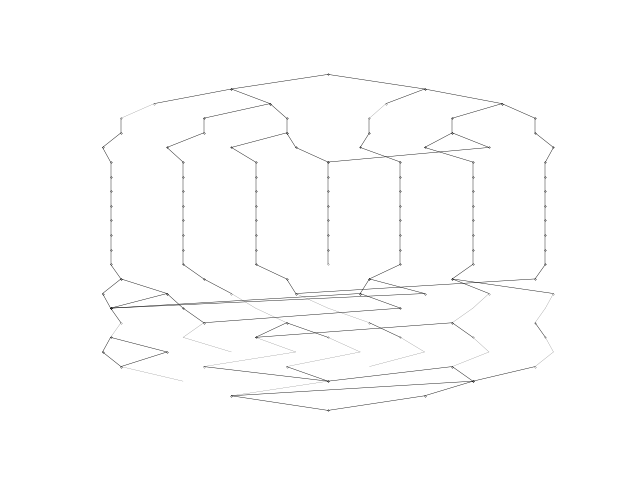

The Python source for this figure:
import	matplotlib.pyplot as plt

plt.plot([0.5,0.3333333333333333],[0,-1],linewidth=0.3,color='black',marker='.',markersize='0.3',mec='black');
plt.plot([0.5,0.6666666666666666],[0,-1],linewidth=0.3,color='black',marker='.',markersize='0.3',mec='black');
plt.plot([0.3333333333333333,0.2],[-1,-2],linewidth=0.3,color='black',marker='.',markersize='0.3',mec='black');
plt.plot([0.3333333333333333,0.4],[-1,-2],linewidth=0.3,color='black',marker='.',markersize='0.3',mec='black');
plt.plot([0.6666666666666666,0.6],[-1,-2],linewidth=0.3,color='black',marker='.',markersize='0.3',mec='black');
plt.plot([0.6666666666666666,0.8],[-1,-2],linewidth=0.3,color='black',marker='.',markersize='0.3',mec='black');
plt.plot([0.2,0.14285714285714285],[-2,-3],linewidth=0.1,color='black');
plt.plot([0.4,0.2857142857142857],[-2,-3],linewidth=0.3,color='black',marker='.',markersize='0.3',mec='black');
plt.plot([0.4,0.42857142857142855],[-2,-3],linewidth=0.3,color='black',marker='.',markersize='0.3',mec='black');
plt.plot([0.6,0.5714285714285714],[-2,-3],linewidth=0.1,color='black');
plt.plot([0.8,0.7142857142857143],[-2,-3],linewidth=0.3,color='black',marker='.',markersize='0.3',mec='black');
plt.plot([0.8,0.8571428571428571],[-2,-3],linewidth=0.3,color='black',marker='.',markersize='0.3',mec='black');
plt.plot([0.14285714285714285,0.14285714285714285],[-3,-4],linewidth=0.3,color='black',marker='.',markersize='0.3',mec='black');
plt.plot([0.2857142857142857,0.2857142857142857],[-3,-4],linewidth=0.3,color='black',marker='.',markersize='0.3',mec='black');
plt.plot([0.42857142857142855,0.42857142857142855],[-3,-4],linewidth=0.3,color='black',marker='.',markersize='0.3',mec='black');
plt.plot([0.5714285714285714,0.5714285714285714],[-3,-4],linewidth=0.3,color='black',marker='.',markersize='0.3',mec='black');
plt.plot([0.7142857142857143,0.7142857142857143],[-3,-4],linewidth=0.3,color='black',marker='.',markersize='0.3',mec='black');
plt.plot([0.8571428571428571,0.8571428571428571],[-3,-4],linewidth=0.3,color='black',marker='.',markersize='0.3',mec='black');
plt.plot([0.14285714285714285,0.1111111111111111],[-4,-5],linewidth=0.3,color='black',marker='.',markersize='0.3',mec='black');
plt.plot([0.2857142857142857,0.2222222222222222],[-4,-5],linewidth=0.3,color='black',marker='.',markersize='0.3',mec='black');
plt.plot([0.42857142857142855,0.3333333333333333],[-4,-5],linewidth=0.3,color='black',marker='.',markersize='0.3',mec='black');
plt.plot([0.42857142857142855,0.4444444444444444],[-4,-5],linewidth=0.3,color='black',marker='.',markersize='0.3',mec='black');
plt.plot([0.5714285714285714,0.5555555555555556],[-4,-5],linewidth=0.3,color='black',marker='.',markersize='0.3',mec='black');
plt.plot([0.7142857142857143,0.6666666666666666],[-4,-5],linewidth=0.3,color='black',marker='.',markersize='0.3',mec='black');
plt.plot([0.7142857142857143,0.7777777777777778],[-4,-5],linewidth=0.3,color='black',marker='.',markersize='0.3',mec='black');
plt.plot([0.8571428571428571,0.8888888888888888],[-4,-5],linewidth=0.3,color='black',marker='.',markersize='0.3',mec='black');
plt.plot([0.1111111111111111,0.125],[-5,-6],linewidth=0.3,color='black',marker='.',markersize='0.3',mec='black');
plt.plot([0.2222222222222222,0.25],[-5,-6],linewidth=0.3,color='black',marker='.',markersize='0.3',mec='black');
plt.plot([0.3333333333333333,0.375],[-5,-6],linewidth=0.3,color='black',marker='.',markersize='0.3',mec='black');
plt.plot([0.4444444444444444,0.5],[-5,-6],linewidth=0.3,color='black',marker='.',markersize='0.3',mec='black');
plt.plot([0.5555555555555556,0.625],[-5,-6],linewidth=0.3,color='black',marker='.',markersize='0.3',mec='black');
plt.plot([0.6666666666666666,0.75],[-5,-6],linewidth=0.3,color='black',marker='.',markersize='0.3',mec='black');
plt.plot([0.7777777777777778,0.5],[-5,-6],linewidth=0.3,color='black',marker='.',markersize='0.3',mec='black');
plt.plot([0.8888888888888888,0.875],[-5,-6],linewidth=0.3,color='black',marker='.',markersize='0.3',mec='black');
plt.plot([0.125,0.125],[-6,-7],linewidth=0.3,color='black',marker='.',markersize='0.3',mec='black');
plt.plot([0.25,0.25],[-6,-7],linewidth=0.3,color='black',marker='.',markersize='0.3',mec='black');
plt.plot([0.375,0.375],[-6,-7],linewidth=0.3,color='black',marker='.',markersize='0.3',mec='black');
plt.plot([0.5,0.5],[-6,-7],linewidth=0.3,color='black',marker='.',markersize='0.3',mec='black');
plt.plot([0.625,0.625],[-6,-7],linewidth=0.3,color='black',marker='.',markersize='0.3',mec='black');
plt.plot([0.75,0.75],[-6,-7],linewidth=0.3,color='black',marker='.',markersize='0.3',mec='black');
plt.plot([0.875,0.875],[-6,-7],linewidth=0.3,color='black',marker='.',markersize='0.3',mec='black');
plt.plot([0.125,0.125],[-7,-8],linewidth=0.3,color='black',marker='.',markersize='0.3',mec='black');
plt.plot([0.25,0.25],[-7,-8],linewidth=0.3,color='black',marker='.',markersize='0.3',mec='black');
plt.plot([0.375,0.375],[-7,-8],linewidth=0.3,color='black',marker='.',markersize='0.3',mec='black');
plt.plot([0.5,0.5],[-7,-8],linewidth=0.3,color='black',marker='.',markersize='0.3',mec='black');
plt.plot([0.625,0.625],[-7,-8],linewidth=0.3,color='black',marker='.',markersize='0.3',mec='black');
plt.plot([0.75,0.75],[-7,-8],linewidth=0.3,color='black',marker='.',markersize='0.3',mec='black');
plt.plot([0.875,0.875],[-7,-8],linewidth=0.3,color='black',marker='.',markersize='0.3',mec='black');
plt.plot([0.125,0.125],[-8,-9],linewidth=0.3,color='black',marker='.',markersize='0.3',mec='black');
plt.plot([0.25,0.25],[-8,-9],linewidth=0.3,color='black',marker='.',markersize='0.3',mec='black');
plt.plot([0.375,0.375],[-8,-9],linewidth=0.3,color='black',marker='.',markersize='0.3',mec='black');
plt.plot([0.5,0.5],[-8,-9],linewidth=0.3,color='black',marker='.',markersize='0.3',mec='black');
plt.plot([0.625,0.625],[-8,-9],linewidth=0.3,color='black',marker='.',markersize='0.3',mec='black');
plt.plot([0.75,0.75],[-8,-9],linewidth=0.3,color='black',marker='.',markersize='0.3',mec='black');
plt.plot([0.875,0.875],[-8,-9],linewidth=0.3,color='black',marker='.',markersize='0.3',mec='black');
plt.plot([0.125,0.125],[-9,-10],linewidth=0.3,color='black',marker='.',markersize='0.3',mec='black');
plt.plot([0.25,0.25],[-9,-10],linewidth=0.3,color='black',marker='.',markersize='0.3',mec='black');
plt.plot([0.375,0.375],[-9,-10],linewidth=0.3,color='black',marker='.',markersize='0.3',mec='black');
plt.plot([0.5,0.5],[-9,-10],linewidth=0.3,color='black',marker='.',markersize='0.3',mec='black');
plt.plot([0.625,0.625],[-9,-10],linewidth=0.3,color='black',marker='.',markersize='0.3',mec='black');
plt.plot([0.75,0.75],[-9,-10],linewidth=0.3,color='black',marker='.',markersize='0.3',mec='black');
plt.plot([0.875,0.875],[-9,-10],linewidth=0.3,color='black',marker='.',markersize='0.3',mec='black');
plt.plot([0.125,0.125],[-10,-11],linewidth=0.3,color='black',marker='.',markersize='0.3',mec='black');
plt.plot([0.25,0.25],[-10,-11],linewidth=0.3,color='black',marker='.',markersize='0.3',mec='black');
plt.plot([0.375,0.375],[-10,-11],linewidth=0.3,color='black',marker='.',markersize='0.3',mec='black');
plt.plot([0.5,0.5],[-10,-11],linewidth=0.3,color='black',marker='.',markersize='0.3',mec='black');
plt.plot([0.625,0.625],[-10,-11],linewidth=0.3,color='black',marker='.',markersize='0.3',mec='black');
plt.plot([0.75,0.75],[-10,-11],linewidth=0.3,color='black',marker='.',markersize='0.3',mec='black');
plt.plot([0.875,0.875],[-10,-11],linewidth=0.3,color='black',marker='.',markersize='0.3',mec='black');
plt.plot([0.125,0.125],[-11,-12],linewidth=0.3,color='black',marker='.',markersize='0.3',mec='black');
plt.plot([0.25,0.25],[-11,-12],linewidth=0.3,color='black',marker='.',markersize='0.3',mec='black');
plt.plot([0.375,0.375],[-11,-12],linewidth=0.3,color='black',marker='.',markersize='0.3',mec='black');
plt.plot([0.5,0.5],[-11,-12],linewidth=0.3,color='black',marker='.',markersize='0.3',mec='black');
plt.plot([0.625,0.625],[-11,-12],linewidth=0.3,color='black',marker='.',markersize='0.3',mec='black');
plt.plot([0.75,0.75],[-11,-12],linewidth=0.3,color='black',marker='.',markersize='0.3',mec='black');
plt.plot([0.875,0.875],[-11,-12],linewidth=0.3,color='black',marker='.',markersize='0.3',mec='black');
plt.plot([0.125,0.125],[-12,-13],linewidth=0.3,color='black',marker='.',markersize='0.3',mec='black');
plt.plot([0.25,0.25],[-12,-13],linewidth=0.3,color='black',marker='.',markersize='0.3',mec='black');
plt.plot([0.375,0.375],[-12,-13],linewidth=0.3,color='black',marker='.',markersize='0.3',mec='black');
plt.plot([0.5,0.5],[-12,-13],linewidth=0.3,color='black',marker='.',markersize='0.3',mec='black');
plt.plot([0.625,0.625],[-12,-13],linewidth=0.3,color='black',marker='.',markersize='0.3',mec='black');
plt.plot([0.75,0.75],[-12,-13],linewidth=0.3,color='black',marker='.',markersize='0.3',mec='black');
plt.plot([0.875,0.875],[-12,-13],linewidth=0.3,color='black',marker='.',markersize='0.3',mec='black');
plt.plot([0.125,0.14285714285714285],[-13,-14],linewidth=0.3,color='black',marker='.',markersize='0.3',mec='black');
plt.plot([0.25,0.2857142857142857],[-13,-14],linewidth=0.3,color='black',marker='.',markersize='0.3',mec='black');
plt.plot([0.375,0.42857142857142855],[-13,-14],linewidth=0.3,color='black',marker='.',markersize='0.3',mec='black');
plt.plot([0.625,0.5714285714285714],[-13,-14],linewidth=0.3,color='black',marker='.',markersize='0.3',mec='black');
plt.plot([0.75,0.7142857142857143],[-13,-14],linewidth=0.3,color='black',marker='.',markersize='0.3',mec='black');
plt.plot([0.875,0.8571428571428571],[-13,-14],linewidth=0.3,color='black',marker='.',markersize='0.3',mec='black');
plt.plot([0.14285714285714285,0.1111111111111111],[-14,-15],linewidth=0.3,color='black',marker='.',markersize='0.3',mec='black');
plt.plot([0.14285714285714285,0.2222222222222222],[-14,-15],linewidth=0.3,color='black',marker='.',markersize='0.3',mec='black');
plt.plot([0.2857142857142857,0.3333333333333333],[-14,-15],linewidth=0.3,color='black',marker='.',markersize='0.3',mec='black');
plt.plot([0.42857142857142855,0.4444444444444444],[-14,-15],linewidth=0.3,color='black',marker='.',markersize='0.3',mec='black');
plt.plot([0.5714285714285714,0.5555555555555556],[-14,-15],linewidth=0.3,color='black',marker='.',markersize='0.3',mec='black');
plt.plot([0.5714285714285714,0.6666666666666666],[-14,-15],linewidth=0.3,color='black',marker='.',markersize='0.3',mec='black');
plt.plot([0.7142857142857143,0.7777777777777778],[-14,-15],linewidth=0.3,color='black',marker='.',markersize='0.3',mec='black');
plt.plot([0.7142857142857143,0.8888888888888888],[-14,-15],linewidth=0.3,color='black',marker='.',markersize='0.3',mec='black');
plt.plot([0.8571428571428571,0.4444444444444444],[-14,-15],linewidth=0.3,color='black',marker='.',markersize='0.3',mec='black');
plt.plot([0.1111111111111111,0.125],[-15,-16],linewidth=0.3,color='black',marker='.',markersize='0.3',mec='black');
plt.plot([0.2222222222222222,0.125],[-15,-16],linewidth=0.3,color='black',marker='.',markersize='0.3',mec='black');
plt.plot([0.2222222222222222,0.25],[-15,-16],linewidth=0.3,color='black',marker='.',markersize='0.3',mec='black');
plt.plot([0.3333333333333333,0.375],[-15,-16],linewidth=0.1,color='black');
plt.plot([0.4444444444444444,0.5],[-15,-16],linewidth=0.1,color='black');
plt.plot([0.5555555555555556,0.125],[-15,-16],linewidth=0.3,color='black',marker='.',markersize='0.3',mec='black');
plt.plot([0.5555555555555556,0.625],[-15,-16],linewidth=0.3,color='black',marker='.',markersize='0.3',mec='black');
plt.plot([0.6666666666666666,0.125],[-15,-16],linewidth=0.3,color='black',marker='.',markersize='0.3',mec='black');
plt.plot([0.7777777777777778,0.75],[-15,-16],linewidth=0.1,color='black');
plt.plot([0.8888888888888888,0.875],[-15,-16],linewidth=0.1,color='black');
plt.plot([0.125,0.14285714285714285],[-16,-17],linewidth=0.3,color='black',marker='.',markersize='0.3',mec='black');
plt.plot([0.25,0.2857142857142857],[-16,-17],linewidth=0.3,color='black',marker='.',markersize='0.3',mec='black');
plt.plot([0.375,0.42857142857142855],[-16,-17],linewidth=0.1,color='black');
plt.plot([0.5,0.5714285714285714],[-16,-17],linewidth=0.1,color='black');
plt.plot([0.625,0.2857142857142857],[-16,-17],linewidth=0.3,color='black',marker='.',markersize='0.3',mec='black');
plt.plot([0.75,0.7142857142857143],[-16,-17],linewidth=0.1,color='black');
plt.plot([0.875,0.8571428571428571],[-16,-17],linewidth=0.1,color='black');
plt.plot([0.14285714285714285,0.125],[-17,-18],linewidth=0.1,color='black');
plt.plot([0.2857142857142857,0.25],[-17,-18],linewidth=0.1,color='black');
plt.plot([0.42857142857142855,0.375],[-17,-18],linewidth=0.3,color='black',marker='.',markersize='0.3',mec='black');
plt.plot([0.42857142857142855,0.5],[-17,-18],linewidth=0.3,color='black',marker='.',markersize='0.3',mec='black');
plt.plot([0.5714285714285714,0.625],[-17,-18],linewidth=0.3,color='black',marker='.',markersize='0.3',mec='black');
plt.plot([0.7142857142857143,0.375],[-17,-18],linewidth=0.3,color='black',marker='.',markersize='0.3',mec='black');
plt.plot([0.7142857142857143,0.75],[-17,-18],linewidth=0.3,color='black',marker='.',markersize='0.3',mec='black');
plt.plot([0.8571428571428571,0.875],[-17,-18],linewidth=0.3,color='black',marker='.',markersize='0.3',mec='black');
plt.plot([0.125,0.1111111111111111],[-18,-19],linewidth=0.3,color='black',marker='.',markersize='0.3',mec='black');
plt.plot([0.125,0.2222222222222222],[-18,-19],linewidth=0.3,color='black',marker='.',markersize='0.3',mec='black');
plt.plot([0.25,0.3333333333333333],[-18,-19],linewidth=0.1,color='black');
plt.plot([0.375,0.4444444444444444],[-18,-19],linewidth=0.1,color='black');
plt.plot([0.5,0.5555555555555556],[-18,-19],linewidth=0.1,color='black');
plt.plot([0.625,0.6666666666666666],[-18,-19],linewidth=0.1,color='black');
plt.plot([0.75,0.7777777777777778],[-18,-19],linewidth=0.1,color='black');
plt.plot([0.875,0.8888888888888888],[-18,-19],linewidth=0.1,color='black');
plt.plot([0.1111111111111111,0.14285714285714285],[-19,-20],linewidth=0.3,color='black',marker='.',markersize='0.3',mec='black');
plt.plot([0.2222222222222222,0.14285714285714285],[-19,-20],linewidth=0.3,color='black',marker='.',markersize='0.3',mec='black');
plt.plot([0.4444444444444444,0.2857142857142857],[-19,-20],linewidth=0.1,color='black');
plt.plot([0.5555555555555556,0.42857142857142855],[-19,-20],linewidth=0.1,color='black');
plt.plot([0.6666666666666666,0.5714285714285714],[-19,-20],linewidth=0.1,color='black');
plt.plot([0.7777777777777778,0.7142857142857143],[-19,-20],linewidth=0.1,color='black');
plt.plot([0.8888888888888888,0.8571428571428571],[-19,-20],linewidth=0.1,color='black');
plt.plot([0.14285714285714285,0.25],[-20,-21],linewidth=0.1,color='black');
plt.plot([0.2857142857142857,0.5],[-20,-21],linewidth=0.3,color='black',marker='.',markersize='0.3',mec='black');
plt.plot([0.42857142857142855,0.5],[-20,-21],linewidth=0.3,color='black',marker='.',markersize='0.3',mec='black');
plt.plot([0.7142857142857143,0.5],[-20,-21],linewidth=0.3,color='black',marker='.',markersize='0.3',mec='black');
plt.plot([0.7142857142857143,0.75],[-20,-21],linewidth=0.3,color='black',marker='.',markersize='0.3',mec='black');
plt.plot([0.8571428571428571,0.75],[-20,-21],linewidth=0.3,color='black',marker='.',markersize='0.3',mec='black');
plt.plot([0.5,0.3333333333333333],[-21,-22],linewidth=0.1,color='black');
plt.plot([0.75,0.3333333333333333],[-21,-22],linewidth=0.3,color='black',marker='.',markersize='0.3',mec='black');
plt.plot([0.75,0.6666666666666666],[-21,-22],linewidth=0.3,color='black',marker='.',markersize='0.3',mec='black');
plt.plot([0.3333333333333333,0.5],[-22,-23],linewidth=0.3,color='black',marker='.',markersize='0.3',mec='black');
plt.plot([0.6666666666666666,0.5],[-22,-23],linewidth=0.3,color='black',marker='.',markersize='0.3',mec='black');
plt.xticks([]);
plt.yticks([]);
plt.axis('off');
plt.savefig('plot_BDD_64.png');
